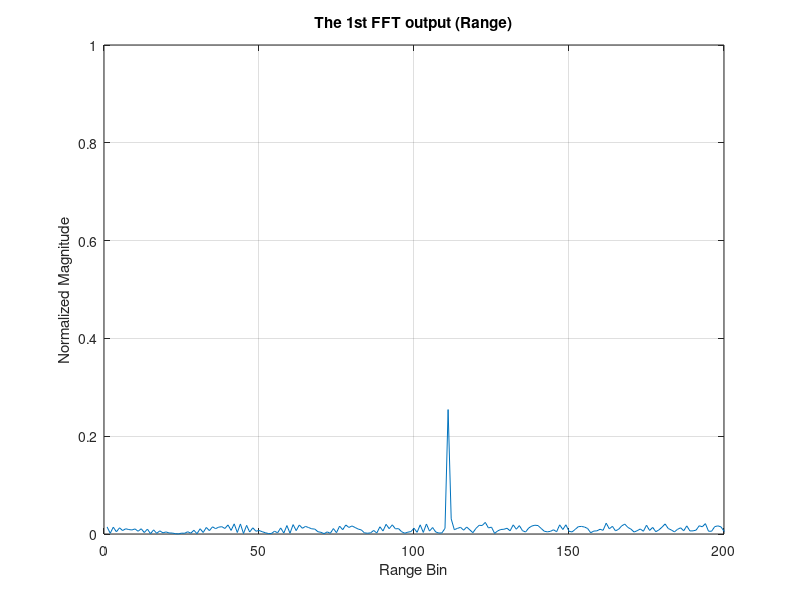
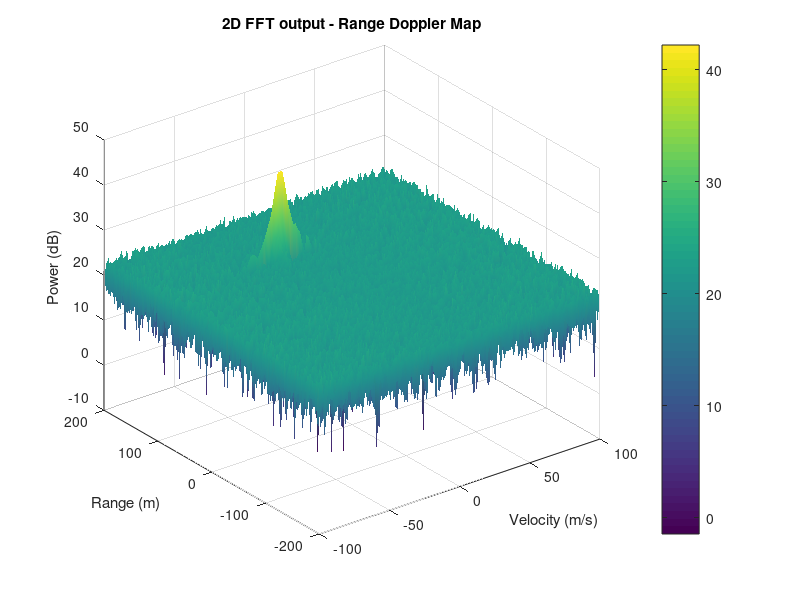

The MATLAB script that drew these images, in order: (Note: this script raises an error after producing the figures.)
clc; clear; close all;

% Radar Specifications 

freq_op     = 77e9;     % 77 GHz
max_range   = 200;      % m
range_resol = 1;        % m
max_vel     = 100;      % m/s 

c  = 3e8;               % speed of light
fc = freq_op;           % carrier


% Target Initial Range & Velocity

R0 = 110;     % initial range (m)
v  = -20;     % velocity (m/s)

% FMCW Waveform Design

B       = c / (2*range_resol);             % bandwidth
T_chirp = 5.5 * (2*max_range/c);           % chirp time
slope   = B / T_chirp;                     % chirp slope

fprintf("FMCW:\nB = %.2f MHz\nTchirp = %.2f us\nSlope = %.2e Hz/s\n\n", ...
    B/1e6, T_chirp*1e6, slope);


% Sampling Parameters

Nd = 128;        % number of chirps (Doppler cells)
Nr = 1024;       % samples per chirp (Range cells)

t = linspace(0, Nd*T_chirp, Nr*Nd);   % total time

Tx  = zeros(1, length(t));
Rx  = zeros(1, length(t));
Mix = zeros(1, length(t));

r_t = zeros(1, length(t));
td  = zeros(1, length(t));

% Signal Generation + Target Motion

for i = 1:length(t)

    % Target range vs time (constant velocity)
    r_t(i) = R0 + v*t(i);

    % Round trip time delay
    td(i) = 2*r_t(i)/c;

    % Transmit signal
    Tx(i) = cos(2*pi*( fc*t(i) + (slope*t(i)^2)/2 ));

    % Receive signal (time delayed)
    tdel  = t(i) - td(i);
    Rx(i) = cos(2*pi*( fc*tdel + (slope*(tdel^2))/2 ));

    % Beat signal (Mix / Dechirp)
    Mix(i) = Tx(i) .* Rx(i);
end


% RANGE FFT (1D FFT)

Mix_reshaped = reshape(Mix, [Nr, Nd]);

sig_fft = fft(Mix_reshaped, Nr, 1);     % FFT along range dimension
sig_fft = abs(sig_fft/Nr);              % normalize and magnitude

sig_fft_1side = sig_fft(1:Nr/2, :);     % keep one side

% Plot range FFT 
figure('Name','Range from First FFT');
plot(sig_fft_1side(:,1));   
xlabel('Range Bin');
ylabel('Normalized Magnitude');
title('The 1st FFT output (Range)');
grid on;
axis([0 200 0 1]);          


% RANGE DOPPLER MAP (2D FFT)

sig_fft2 = fft2(Mix_reshaped, Nr, Nd);

sig_fft2 = sig_fft2(1:Nr/2, 1:Nd);      
sig_fft2 = fftshift(sig_fft2);          

RDM = abs(sig_fft2);
RDM = 10*log10(RDM + eps);             

% Course-style axes
doppler_axis = linspace(-100, 100, Nd);
range_axis   = linspace(-200, 200, Nr/2);

figure('Name','2D FFT output - Range Doppler Map');
surf(doppler_axis, range_axis, RDM);
xlabel('Velocity (m/s)');
ylabel('Range (m)');
zlabel('Power (dB)');
title('2D FFT output - Range Doppler Map');
shading interp;
colorbar;
view(3);  

% 2D CA-CFAR

Tr = 12; Td = 14;     % training cells (range, doppler)
Gr = 6;  Gd = 8;      % guard cells (range, doppler)
offset = 5;           % SNR offset in dB 

[NR, ND] = size(RDM);
CFAR = zeros(NR, ND);

% Correct number of training cells
numTraining = (2*(Tr+Gr)+1)*(2*(Td+Gd)+1) - (2*Gr+1)*(2*Gd+1);


for i = (Tr+Gr+1) : (NR-(Tr+Gr))
    for j = (Td+Gd+1) : (ND-(Td+Gd))

        % Outer window (training + guard + CUT)
        outer = RDM(i-(Tr+Gr):i+(Tr+Gr), j-(Td+Gd):j+(Td+Gd));

        % Inner window (guard + CUT)
        inner = RDM(i-Gr:i+Gr, j-Gd:j+Gd);

        % Convert dB to power
        outer_pow = db2pow(outer);
        inner_pow = db2pow(inner);

        % Noise power (training cells only)
        noise_pow = sum(outer_pow,'all') - sum(inner_pow,'all');

        % Average noise and convert back to dB
        noise_pow_avg = noise_pow / numTraining;
        threshold = pow2db(noise_pow_avg) + offset;

        % CUT compare
        CUT = RDM(i,j);

        if CUT > threshold
            CFAR(i,j) = 1;
        else
            CFAR(i,j) = 0;
        end
    end
end

%% Plot CFAR 
figure('Name','The output of the 2D CFAR process');
surf(doppler_axis, range_axis, CFAR);
xlabel('Velocity (m/s)');
ylabel('Range (m)');
zlabel('CFAR Output');
title('The output of the 2D CFAR process');
shading interp;
colorbar;
view(3);  
